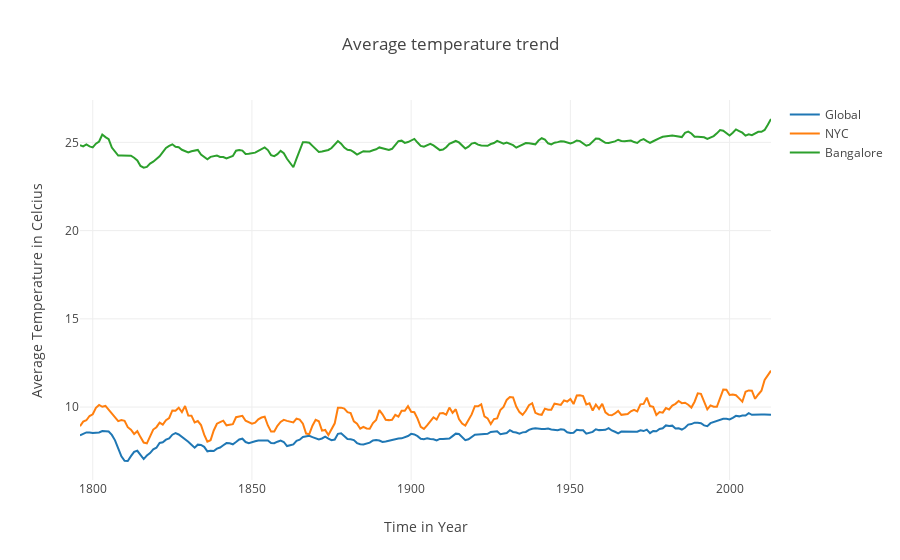

Notebook code cell kept with this figure:
### Markdown cell above
A moving average will make the plot easier to visualize. We can using a moving window of size 3 for each data point for satisfying result

### Code cell
merged_mean = merged.rolling(window=3, center=True, min_periods=1).mean()
plotly.offline.init_notebook_mode(connected=True)
plotly.offline.iplot({'data': [{'x': merged_mean.index, 
                                'y': merged_mean[col], 
                                'name': col
                               } for col in merged_mean.columns],
                      'layout': plotly.graph_objs.Layout(title='Average temperature trend',
                                                         xaxis=dict(title='Time in Year'),
                                                         yaxis=dict(title='Average Temperature in Celcius'))
                     }, filename='average-temperature-trend')

### Figure 1 — Plotly figure (JSON) as saved in the notebook; plotly's stock layout.template omitted (floating-point values rounded to 4 significant figures; data arrays with more than 128 entries replaced by an {"elided": "..."} marker saying what was removed)
{"data": [{"name": "Global", "x": {"elided": "218 int values"}, "y": {"elided": "218 float values"}}, {"name": "NYC", "x": {"elided": "218 int values"}, "y": {"elided": "218 float values"}}, {"name": "Bangalore", "x": {"elided": "218 int values"}, "y": {"elided": "218 float values"}}], "layout": {"title": "Average temperature trend", "xaxis": {"title": "Time in Year"}, "yaxis": {"title": "Average Temperature in Celcius"}}}
